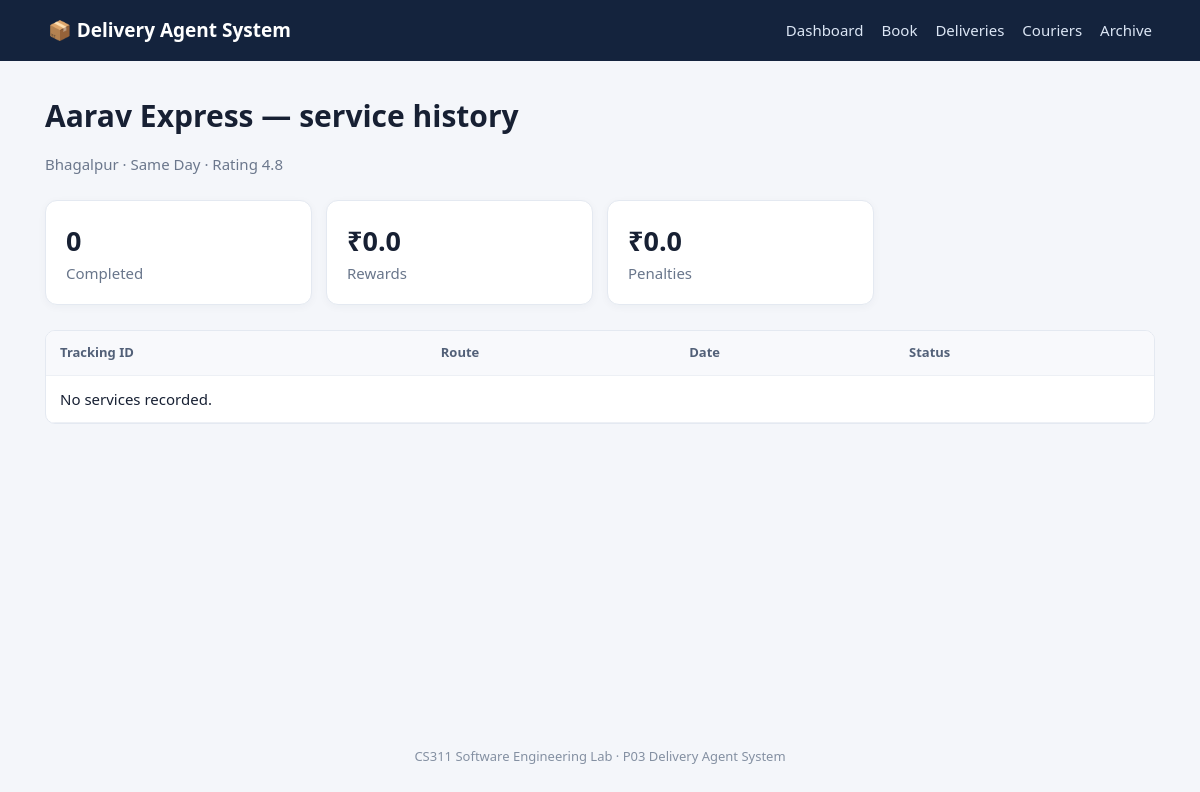
Page /courier/1/history on the committed database.
### tables this page shows
CREATE TABLE couriers (
            id INTEGER PRIMARY KEY AUTOINCREMENT,
            name TEXT NOT NULL,
            locality TEXT NOT NULL,
            service_name TEXT NOT NULL,
            price REAL NOT NULL CHECK(price >= 0),
            available INTEGER NOT NULL DEFAULT 1,
            rating REAL NOT NULL DEFAULT 3.0,
            completed INTEGER NOT NULL DEFAULT 0,
            rewards REAL NOT NULL DEFAULT 0,
            penalties REAL NOT NULL DEFAULT 0
        );

### app.py (the view)
@app.route("/courier/<int:courier_id>/history")
def courier_history(courier_id):
    with db() as con:
        courier=con.execute("SELECT * FROM couriers WHERE id=?",(courier_id,)).fetchone()
        rows=con.execute("SELECT * FROM deliveries WHERE courier_id=? ORDER BY id DESC",(courier_id,)).fetchall()
    if not courier:
        flash("Courier not found.","error")
        return redirect(url_for("couriers"))
    return render_template("history.html",courier=courier,deliveries=rows)

### app.py (called while the page is built)
def db():
    conn = sqlite3.connect(DB)
    conn.row_factory = sqlite3.Row
    conn.execute("PRAGMA foreign_keys = ON")
    return conn

### templates/history.html
{% extends "base.html" %}{% block content %}<h1>{{ courier.name }} — service history</h1><p class="muted">{{ courier.locality }} · {{ courier.service_name }} · Rating {{ courier.rating }}</p>
<div class="stats"><div><b>{{ courier.completed }}</b><span>Completed</span></div><div><b>₹{{ courier.rewards }}</b><span>Rewards</span></div><div><b>₹{{ courier.penalties }}</b><span>Penalties</span></div></div>
<div class="table-wrap"><table><tr><th>Tracking ID</th><th>Route</th><th>Date</th><th>Status</th></tr>{% for d in deliveries %}<tr><td><a href="{{ url_for('delivery_detail',delivery_id=d.id) }}">{{ d.tracking_code }}</a></td><td>{{ d.source }} → {{ d.destination }}</td><td>{{ d.scheduled_at }}</td><td>{{ d.status }}</td></tr>{% else %}<tr><td colspan="4">No services recorded.</td></tr>{% endfor %}</table></div>{% endblock %}

### static/style.css (style rules this page uses)
* { box-sizing:border-box }
body { margin:0;background:#f4f6fa;color:#172033;font:15px/1.5 system-ui,-apple-system,Segoe UI,sans-serif }
h1 { font-size:30px;margin:0 0 8px }
.muted,small { color:#6b778c }
.stats { display:grid;grid-template-columns:repeat(4,1fr);gap:14px;margin:25px 0 }
.stats div,.panel,.empty { background:white;border:1px solid #e4e9f1;border-radius:12px;padding:20px;box-shadow:0 2px 8px #1d35570a }
.stats b { display:block;font-size:27px }
.stats span { color:#69768b }
.table-wrap { overflow:auto;background:#fff;border:1px solid #e4e9f1;border-radius:10px;margin:14px 0 }
table { width:100%;border-collapse:collapse;white-space:nowrap }
th,td { text-align:left;padding:12px 14px;border-bottom:1px solid #edf0f5 }
th { background:#f8f9fc;color:#526078;font-size:13px }

### rows in the picture
couriers: name "Aarav Express", locality "Bhagalpur", service_name "Same Day", rating "4.8", completed "0", rewards "0.0", penalties "0.0"
